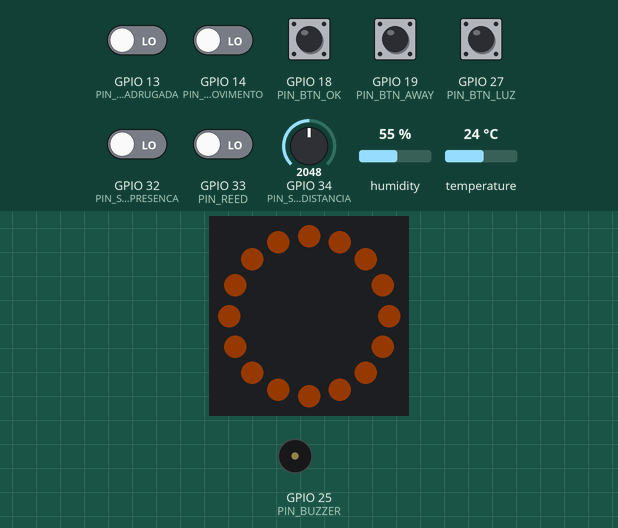
This sketch was run on a simulated ESP32. Parts: 16 RGB LEDs in a ring, first at the top, clockwise, buzzer (waves = sounding, pin HIGH). The test bench sets the inputs (shaded band); at power-on: GPIO 18 (PIN_BTN_OK), GPIO 19 (PIN_BTN_AWAY), GPIO 27 (PIN_BTN_LUZ) HIGH, GPIO 13 (PIN_SIM_MADRUGADA), GPIO 14 (PIN_SIM_MOVIMENTO), GPIO 32 (PIN_SIM_PRESENCA), GPIO 33 (PIN_REED) LOW, GPIO 34 (PIN_SIM_DISTANCIA) = 2048, humidity 55 %, temperature 24 °C. Dim RGB values are drawn brighter than linear; WiFi joins after 1.5 s; servers stay silent unless stated; the local clock reads 2024-03-15 10:24:30 at power-on unless the sketch sets it; what the sketch prints to the serial monitor is not drawn.

Above: at 2.7 s.
2.8 s: GPIO 18 (PIN_BTN_OK) pulled LOW for 0.15 s
At 3.7 s:
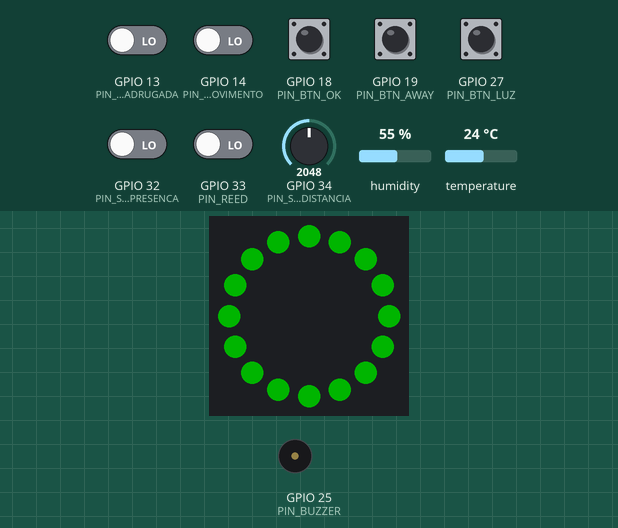
5.5 s: GPIO 19 (PIN_BTN_AWAY) pulled LOW for 0.15 s
At 6.5 s:
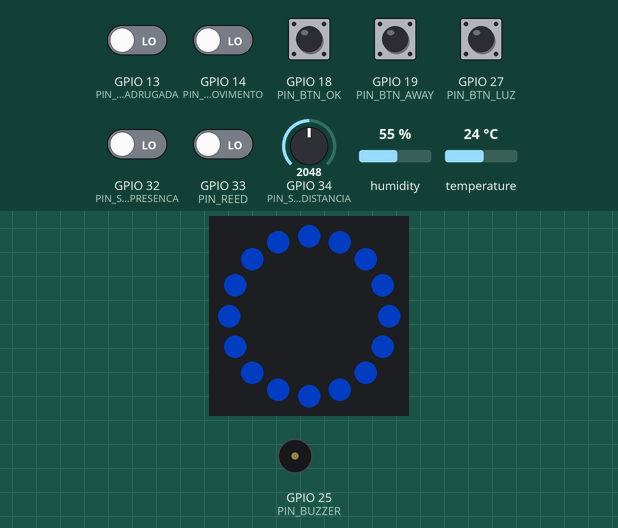
8.2 s: GPIO 27 (PIN_BTN_LUZ) pulled LOW for 0.15 s
At 8.8 s:
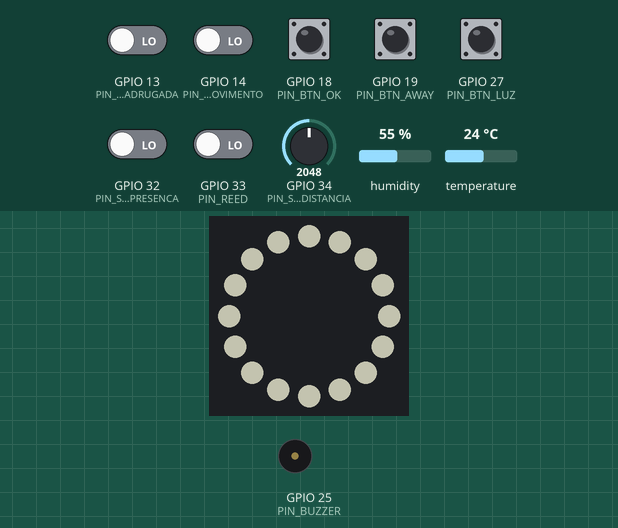
9.8 s: GPIO 34 (PIN_SIM_DISTANCIA) set to 2686
11.5 s: GPIO 34 (PIN_SIM_DISTANCIA) set to 2799
Timing chart, 0 to 14.5 s (numbered marks = the images above; inputs shaded):
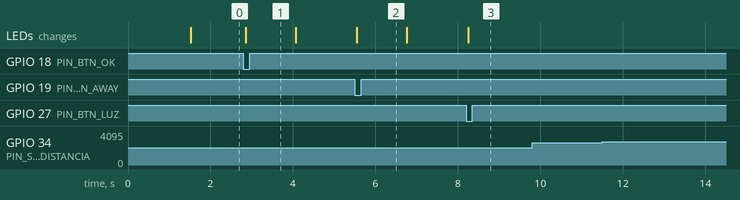

The sketch:

sketch.ino
```cpp
/*
  Tô Bem — firmware da lâmpada (protótipo GS 2026/2)
  ---------------------------------------------------
  Simulação no Wokwi: o radar LD2410C ainda não existe no Wokwi, então ele é
  simulado por 2 chaves deslizantes (presença / movimento) e 1 potenciômetro
  (distância do alvo até o teto). Quando o radar real chegar, troque
  USAR_RADAR_REAL para 1 — o resto do código não muda.

  As 3 coisas separadas:
    1) Sensor (radar)  -> sempre ligado, não depende da luz
    2) Luz principal   -> só a pessoa controla (botão "Luz")
    3) Luz noturna     -> automática, discreta, só de madrugada com a luz apagada

  Prioridade do anel de LED: ALERTA > feedback de botão > luz principal > luz noturna > apagado
*/

#include <WiFi.h>
#include <HTTPClient.h>
#include <Adafruit_NeoPixel.h>
#include "DHTesp.h"

// ============================ CONFIGURAÇÃO ============================
#define USAR_RADAR_REAL 0          // 0 = simulado (Wokwi) | 1 = LD2410C real

const char* WIFI_SSID  = "Wokwi-GUEST";   // no hardware real: Wi-Fi da casa
const char* WIFI_SENHA = "";
const char* API_URL    = "";              // ex.: "http://IP-DA-VM:8080/api/eventos" — vazio = só imprime no Serial
const int   DISPOSITIVO_ID = 1;

// Tempos — valores CURTOS para demonstração (produto: ver comentários)
const unsigned long TEMPO_QUEDA_MS        = 20000;  // parado no chão (produto: 20 min)
const unsigned long TEMPO_RESPOSTA_MS     = 15000;  // tempo para apertar "estou bem" (produto: 2 min)
const unsigned long TEMPO_INATIVIDADE_MS  = 60000;  // ninguém detectado (produto: hora habitual + 2 h)
const unsigned long DURACAO_NOTURNA_MS    = 15000;  // luz noturna acesa (produto: 3 min)
const unsigned long JANELA_MOVIMENTO_MS   = 600000; // queda só conta se houve movimento nos últimos 10 min
const unsigned long HEARTBEAT_MS          = 10000;  // produto: 60 s
const unsigned long TEMPERATURA_MS        = 30000;  // envio periódico da temperatura
const unsigned long TEMPO_CALOR_MS        = 10000;  // temperatura alta sustentada

// Geometria: radar no teto (~2,6 m). Distância medida do radar até a pessoa.
const int LIMIAR_CHAO_CM = 200;   // >= 200 cm do teto = altura do chão (deitado)
const float LIMIAR_CALOR_C = 32.0;

const uint8_t BRILHO_MAX = 90;    // ~35% de 255 (limite de corrente/calor)

// ============================ PINOS ============================
// Lâmpada
#define PIN_LED_RING   26
#define LED_COUNT      16
#define PIN_RADAR_RX   16   // RX2 <- TX do LD2410C
#define PIN_RADAR_TX   17   // TX2 -> RX do LD2410C
// Simulação do radar (somente Wokwi)
#define PIN_SIM_PRESENCA   32   // chave: alvo presente
#define PIN_SIM_MOVIMENTO  14   // chave: alvo em movimento
#define PIN_SIM_DISTANCIA  34   // potenciômetro: 0–300 cm do teto
#define PIN_SIM_MADRUGADA  13   // chave: força "madrugada" na demo
// Base (cabo de 8 vias)
#define PIN_BTN_OK     18   // verde  "Estou bem"
#define PIN_BTN_AWAY   19   // azul   "Saí / Voltei"
#define PIN_BTN_LUZ    27   // branco "Luz"
#define PIN_BUZZER     25
#define PIN_DHT        4
#define PIN_REED       33   // geladeira (no Wokwi: chave deslizante)

#if USAR_RADAR_REAL
  #include <ld2410.h>
  ld2410 radar;
#endif

Adafruit_NeoPixel anel(LED_COUNT, PIN_LED_RING, NEO_GRB + NEO_KHZ800);
DHTesp dht;

// ============================ ESTADO ============================
struct LeituraRadar { bool presente; bool movendo; int distanciaCm; };

enum TipoAlerta { SEM_ALERTA, ALERTA_QUEDA, ALERTA_INATIVIDADE };
enum NivelAlerta { NIVEL_0, NIVEL_1_CASA, NIVEL_2_FAMILIA };

bool luzPrincipal = false;
bool modoAusente  = false;
TipoAlerta  alerta = SEM_ALERTA;
NivelAlerta nivel  = NIVEL_0;
unsigned long alertaInicio = 0;

unsigned long ultimoMovimento = 0, ultimaPresenca = 0;
unsigned long paradoNoChaoDesde = 0;
unsigned long noturnaAte = 0;
unsigned long feedbackAte = 0; uint32_t feedbackCor = 0;
unsigned long ultimoHeartbeat = 0, ultimaTemp = 0, calorDesde = 0, ultimoStatus = 0;
bool calorAvisado = false, movendoAntes = false, geladeiraAbertaAntes = false;
float temperatura = NAN, umidade = NAN;

// ============================ BOTÕES (debounce) ============================
struct Botao { uint8_t pino; bool estado; bool ultimoLido; unsigned long mudou; };
Botao btnOk{PIN_BTN_OK, HIGH, HIGH, 0}, btnAway{PIN_BTN_AWAY, HIGH, HIGH, 0}, btnLuz{PIN_BTN_LUZ, HIGH, HIGH, 0};

bool apertou(Botao& b) {             // true uma vez, na borda de descida
  bool lido = digitalRead(b.pino);
  if (lido != b.ultimoLido) { b.mudou = millis(); b.ultimoLido = lido; }
  if (millis() - b.mudou > 40 && lido != b.estado) {
    b.estado = lido;
    if (lido == LOW) return true;
  }
  return false;
}

// ============================ UTILITÁRIOS ============================
uint32_t cor(uint8_t r, uint8_t g, uint8_t b) { return anel.Color(r, g, b); }

String agoraIso() {
  struct tm t;
  if (!getLocalTime(&t, 10)) return "";
  char buf[30];
  strftime(buf, sizeof(buf), "%Y-%m-%dT%H:%M:%S-03:00", &t);
  return String(buf);
}

void enviarEvento(const char* tipo, float valor = 1) {
  String dataHora = agoraIso();
  String json = "{\"dispositivoId\":";
  json += DISPOSITIVO_ID;
  json += ",\"tipo\":\"";
  json += tipo;
  json += "\",\"valor\":";
  json += String(valor, 1);
  if (dataHora.length()) { json += ",\"dataHora\":\""; json += dataHora; json += "\""; }
  json += "}";
  Serial.println("[EVENTO] " + json);
  if (strlen(API_URL) == 0 || WiFi.status() != WL_CONNECTED) return;
  HTTPClient http;
  http.begin(API_URL);
  http.addHeader("Content-Type", "application/json");
  int code = http.POST(json);
  Serial.printf("         -> API respondeu %d\n", code);
  http.end();
}

bool ehMadrugada() {
  if (digitalRead(PIN_SIM_MADRUGADA) == LOW) return true;   // chave da demo
  struct tm t;
  if (getLocalTime(&t, 10)) return (t.tm_hour >= 22 || t.tm_hour < 6);
  return false;
}

void bip(uint16_t freq, uint16_t ms) { tone(PIN_BUZZER, freq, ms); }

// ============================ RADAR ============================
LeituraRadar lerRadar() {
  LeituraRadar r{false, false, 0};
#if USAR_RADAR_REAL
  radar.read();
  r.presente = radar.presenceDetected();
  r.movendo  = radar.movingTargetDetected();
  r.distanciaCm = r.movendo ? radar.movingTargetDistance() : radar.stationaryTargetDistance();
#else
  r.presente    = digitalRead(PIN_SIM_PRESENCA) == LOW;
  r.movendo     = r.presente && digitalRead(PIN_SIM_MOVIMENTO) == LOW;
  r.distanciaCm = map(analogRead(PIN_SIM_DISTANCIA), 0, 4095, 0, 300);
#endif
  return r;
}

// ============================ ALERTAS ============================
const char* nomeAlerta(TipoAlerta a) {
  return a == ALERTA_QUEDA ? "QUEDA" : a == ALERTA_INATIVIDADE ? "INATIVIDADE" : "-";
}

void iniciarAlerta(TipoAlerta tipo) {
  alerta = tipo; nivel = NIVEL_1_CASA; alertaInicio = millis();
  Serial.printf(">>> ALERTA %s — nível 1 (casa): aperte o botão verde\n", nomeAlerta(tipo));
  enviarEvento(tipo == ALERTA_QUEDA ? "ALERTA_QUEDA_N1" : "ALERTA_INATIVIDADE_N1");
}

void resolverAlerta(const char* motivo, const char* evento) {
  Serial.printf("<<< Alerta %s resolvido (%s)\n", nomeAlerta(alerta), motivo);
  enviarEvento(evento);
  alerta = SEM_ALERTA; nivel = NIVEL_0; paradoNoChaoDesde = 0;
  ultimaPresenca = millis();
  noTone(PIN_BUZZER);
  feedbackCor = cor(0, 180, 0); feedbackAte = millis() + 1200;    // verde = ok
}

void atualizarAlerta() {
  if (alerta == SEM_ALERTA) return;
  if (nivel == NIVEL_1_CASA && millis() - alertaInicio > TEMPO_RESPOSTA_MS) {
    nivel = NIVEL_2_FAMILIA;
    Serial.printf(">>> Sem resposta: alerta %s escalado para a FAMÍLIA (nível 2)\n", nomeAlerta(alerta));
    enviarEvento(alerta == ALERTA_QUEDA ? "ALERTA_QUEDA_N2" : "ALERTA_INATIVIDADE_N2");
  }
  // buzzer: nível 1 = bipe curto por segundo | nível 2 = bipe longo intermitente
  static unsigned long ultimoBip = 0;
  if (millis() - ultimoBip >= 1000) {
    ultimoBip = millis();
    if (nivel == NIVEL_1_CASA) bip(1500, 150); else bip(2200, 500);
  }
}

// ============================ ANEL DE LED ============================
void desenharAnel() {
  uint32_t c = 0;
  bool pisca = (millis() / 400) % 2;
  if (alerta != SEM_ALERTA) {                                   // 1) alerta
    c = pisca ? (nivel == NIVEL_1_CASA ? cor(255, 170, 0) : cor(255, 0, 0)) : 0;
  } else if (millis() < feedbackAte) {                          // 2) feedback de botão
    c = feedbackCor;
  } else if (luzPrincipal) {                                    // 3) luz principal
    c = cor(255, 255, 230);
  } else if (millis() < noturnaAte) {                           // 4) luz noturna (âmbar fraco)
    c = cor(60, 25, 0);
  }
  for (int i = 0; i < LED_COUNT; i++) anel.setPixelColor(i, c);
  anel.show();
}

// ============================ SETUP ============================
void setup() {
  Serial.begin(115200);
  pinMode(PIN_BTN_OK, INPUT_PULLUP);
  pinMode(PIN_BTN_AWAY, INPUT_PULLUP);
  pinMode(PIN_BTN_LUZ, INPUT_PULLUP);
  pinMode(PIN_REED, INPUT_PULLUP);
  pinMode(PIN_SIM_PRESENCA, INPUT_PULLUP);
  pinMode(PIN_SIM_MOVIMENTO, INPUT_PULLUP);
  pinMode(PIN_SIM_MADRUGADA, INPUT_PULLUP);
  pinMode(PIN_BUZZER, OUTPUT);

  anel.begin(); anel.setBrightness(BRILHO_MAX); anel.clear(); anel.show();
  dht.setup(PIN_DHT, DHTesp::DHT22);

#if USAR_RADAR_REAL
  Serial2.begin(256000, SERIAL_8N1, PIN_RADAR_RX, PIN_RADAR_TX);
  radar.begin(Serial2);
#endif

  Serial.println("\nTô Bem — iniciando");
  WiFi.begin(WIFI_SSID, WIFI_SENHA);
  unsigned long t0 = millis();
  while (WiFi.status() != WL_CONNECTED && millis() - t0 < 10000) { delay(250); Serial.print("."); }
  Serial.println(WiFi.status() == WL_CONNECTED ? "\nWi-Fi conectado" : "\nSem Wi-Fi: funcionando só localmente");
  configTime(-3 * 3600, 0, "pool.ntp.org");

  ultimaPresenca = ultimoMovimento = millis();
  geladeiraAbertaAntes = digitalRead(PIN_REED) == HIGH;
  enviarEvento("INICIADO");
}

// ============================ LOOP ============================
void loop() {
  unsigned long agora = millis();
  LeituraRadar r = lerRadar();

  // ---------- 1) SENSOR: sempre ligado ----------
  if (r.presente) ultimaPresenca = agora;
  if (r.movendo) {
    if (!movendoAntes) enviarEvento("MOVIMENTO", r.distanciaCm);
    ultimoMovimento = agora;
    if (modoAusente) { modoAusente = false; Serial.println("Presença detectada: modo ausente desligado"); enviarEvento("BOTAO_VOLTEI"); }
  }
  movendoAntes = r.movendo;

  // Possível queda: parado + altura do chão + houve movimento antes
  bool paradoNoChao = r.presente && !r.movendo && r.distanciaCm >= LIMIAR_CHAO_CM;
  if (paradoNoChao) {
    if (paradoNoChaoDesde == 0) paradoNoChaoDesde = agora;
    bool houveMovimentoAntes = (paradoNoChaoDesde - ultimoMovimento) < JANELA_MOVIMENTO_MS;
    if (alerta == SEM_ALERTA && houveMovimentoAntes && agora - paradoNoChaoDesde > TEMPO_QUEDA_MS) {
      enviarEvento("PRESENCA_PARADA", r.distanciaCm);
      iniciarAlerta(ALERTA_QUEDA);
    }
  } else {
    paradoNoChaoDesde = 0;
  }

  // Sem sinal de vida (desligado no modo ausente)
  if (!modoAusente && alerta == SEM_ALERTA && agora - ultimaPresenca > TEMPO_INATIVIDADE_MS) {
    enviarEvento("SEM_PRESENCA");
    iniciarAlerta(ALERTA_INATIVIDADE);
  }
  // Se a pessoa voltou a se mexer durante um alerta de inatividade, resolve sozinho
  if (alerta == ALERTA_INATIVIDADE && r.movendo) resolverAlerta("movimento detectado", "ALERTA_RESOLVIDO_MOVIMENTO");

  atualizarAlerta();

  // ---------- 2) LUZ PRINCIPAL: só a pessoa controla ----------
  if (apertou(btnLuz)) {
    luzPrincipal = !luzPrincipal;
    Serial.printf("Luz principal %s (radar continua ligado)\n", luzPrincipal ? "LIGADA" : "DESLIGADA");
    enviarEvento(luzPrincipal ? "LUZ_LIGADA" : "LUZ_DESLIGADA");
  }

  // ---------- 3) LUZ NOTURNA: automática e discreta ----------
  if (!luzPrincipal && r.movendo && ehMadrugada()) noturnaAte = agora + DURACAO_NOTURNA_MS;

  // ---------- Botões da base ----------
  if (apertou(btnOk)) {
    if (alerta != SEM_ALERTA) resolverAlerta("botão verde", "BOTAO_OK");
    else { Serial.println("Estou bem (check-in)"); enviarEvento("BOTAO_OK"); feedbackCor = cor(0, 180, 0); feedbackAte = agora + 1200; }
  }
  if (apertou(btnAway)) {
    modoAusente = !modoAusente;
    Serial.printf("Modo ausente %s\n", modoAusente ? "ATIVADO (saí)" : "DESATIVADO (voltei)");
    enviarEvento(modoAusente ? "BOTAO_AUSENTE" : "BOTAO_VOLTEI");
    feedbackCor = cor(0, 80, 255); feedbackAte = agora + 1200;
    ultimaPresenca = agora;
  }

  // ---------- Geladeira ----------
  bool geladeiraAberta = digitalRead(PIN_REED) == HIGH;
  if (geladeiraAberta && !geladeiraAbertaAntes) enviarEvento("GELADEIRA_ABERTA");
  geladeiraAbertaAntes = geladeiraAberta;

  // ---------- Temperatura ----------
  if (agora - ultimaTemp > 2500) {                 // DHT22: no máximo 1 leitura a cada 2 s
    TempAndHumidity th = dht.getTempAndHumidity();
    if (!isnan(th.temperature)) { temperatura = th.temperature; umidade = th.humidity; }
    if (temperatura >= LIMIAR_CALOR_C) {
      if (calorDesde == 0) calorDesde = agora;
      if (!calorAvisado && agora - calorDesde > TEMPO_CALOR_MS) {
        calorAvisado = true;
        Serial.printf(">>> Calor perigoso: %.1f °C\n", temperatura);
        enviarEvento("TEMPERATURA_ALTA", temperatura);
        for (int i = 0; i < 3; i++) { bip(1000, 120); delay(200); }
      }
    } else if (temperatura < LIMIAR_CALOR_C - 1) { calorDesde = 0; calorAvisado = false; }
    ultimaTemp = agora;
  }
  static unsigned long ultimaTempEnviada = 0;
  if (agora - ultimaTempEnviada > TEMPERATURA_MS && !isnan(temperatura)) { enviarEvento("TEMPERATURA", temperatura); ultimaTempEnviada = agora; }

  // ---------- Heartbeat ----------
  if (agora - ultimoHeartbeat > HEARTBEAT_MS) { enviarEvento("HEARTBEAT"); ultimoHeartbeat = agora; }

  // ---------- Status no Serial (evidência para a disciplina de IoT) ----------
  if (agora - ultimoStatus > 3000) {
    const char* zona = !r.presente ? "ninguém" : (r.distanciaCm >= LIMIAR_CHAO_CM ? "CHÃO" : "sentado/em pé");
    Serial.printf("[STATUS] presença=%d mov=%d dist=%dcm (%s) | luz=%s noturna=%s ausente=%d | %.1f°C | alerta=%s nível=%d\n",
                  r.presente, r.movendo, r.distanciaCm, zona,
                  luzPrincipal ? "ON" : "off", millis() < noturnaAte ? "ON" : "off", modoAusente,
                  temperatura, nomeAlerta(alerta), nivel);
    ultimoStatus = agora;
  }

  desenharAnel();
  delay(20);
}
```

Measured:
- after the input at 2.8 s, the LEDs: change after 0.06 s (image 1)
- after the input at 5.5 s, the LEDs: change after 0.05 s (image 2)
- after the input at 8.2 s, the LEDs: change after 0.05 s (image 3)
- after the input at 9.8 s, every drawn part: stays the same
- after the input at 11.5 s, every drawn part: stays the same
